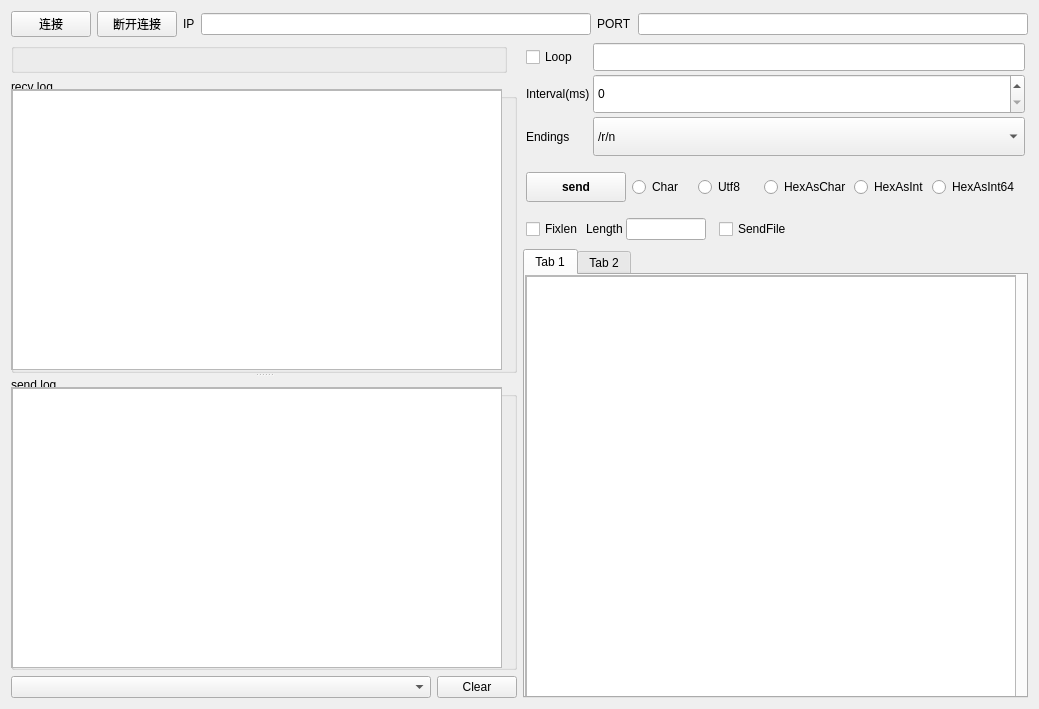
<?xml version="1.0" encoding="UTF-8"?>
<ui version="4.0">
 <class>clientUI</class>
 <widget class="QWidget" name="clientUI">
  <property name="geometry">
   <rect>
    <x>0</x>
    <y>0</y>
    <width>1039</width>
    <height>709</height>
   </rect>
  </property>
  <property name="windowTitle">
   <string>Form</string>
  </property>
  <layout class="QGridLayout" name="gridLayout_7">
   <item row="0" column="0">
    <layout class="QHBoxLayout" name="horizontalLayout">
     <item>
      <widget class="QPushButton" name="ConnectpushButton">
       <property name="text">
        <string>连接</string>
       </property>
      </widget>
     </item>
     <item>
      <widget class="QPushButton" name="DisconnectpushButton">
       <property name="text">
        <string>断开连接</string>
       </property>
      </widget>
     </item>
     <item>
      <widget class="QLabel" name="iplabel">
       <property name="text">
        <string>IP</string>
       </property>
      </widget>
     </item>
     <item>
      <widget class="QLineEdit" name="iplineEdit">
       <property name="clearButtonEnabled">
        <bool>false</bool>
       </property>
      </widget>
     </item>
     <item>
      <widget class="QLabel" name="portlabel">
       <property name="text">
        <string>PORT</string>
       </property>
      </widget>
     </item>
     <item>
      <widget class="QLineEdit" name="portlineEdit"/>
     </item>
    </layout>
   </item>
   <item row="1" column="0">
    <layout class="QHBoxLayout" name="horizontalLayout_6">
     <item>
      <layout class="QVBoxLayout" name="verticalLayout_4">
       <item>
        <widget class="QGroupBox" name="groupBox_LogSetting_2">
         <property name="minimumSize">
          <size>
           <width>496</width>
           <height>30</height>
          </size>
         </property>
         <property name="maximumSize">
          <size>
           <width>496</width>
           <height>30</height>
          </size>
         </property>
         <property name="title">
          <string/>
         </property>
        </widget>
       </item>
       <item>
        <widget class="QSplitter" name="splitter_2">
         <property name="orientation">
          <enum>Qt::Vertical</enum>
         </property>
         <widget class="QGroupBox" name="groupBox_Rec_2">
          <property name="title">
           <string>recv log</string>
          </property>
          <widget class="QScrollArea" name="scrollArea">
           <property name="geometry">
            <rect>
             <x>0</x>
             <y>10</y>
             <width>491</width>
             <height>281</height>
            </rect>
           </property>
           <property name="widgetResizable">
            <bool>true</bool>
           </property>
           <widget class="QWidget" name="scrollAreaWidgetContents">
            <property name="geometry">
             <rect>
              <x>0</x>
              <y>0</y>
              <width>489</width>
              <height>279</height>
             </rect>
            </property>
            <widget class="QPlainTextEdit" name="recvlog_plainTextEdit">
             <property name="geometry">
              <rect>
               <x>0</x>
               <y>0</y>
               <width>491</width>
               <height>281</height>
              </rect>
             </property>
             <property name="readOnly">
              <bool>true</bool>
             </property>
            </widget>
           </widget>
          </widget>
         </widget>
         <widget class="QGroupBox" name="groupBox_Send_2">
          <property name="title">
           <string>send log</string>
          </property>
          <widget class="QScrollArea" name="scrollArea_2">
           <property name="geometry">
            <rect>
             <x>0</x>
             <y>10</y>
             <width>491</width>
             <height>281</height>
            </rect>
           </property>
           <property name="widgetResizable">
            <bool>true</bool>
           </property>
           <widget class="QWidget" name="scrollAreaWidgetContents_2">
            <property name="geometry">
             <rect>
              <x>0</x>
              <y>0</y>
              <width>489</width>
              <height>279</height>
             </rect>
            </property>
            <widget class="QPlainTextEdit" name="sendlog_plainTextEdit">
             <property name="geometry">
              <rect>
               <x>0</x>
               <y>0</y>
               <width>491</width>
               <height>281</height>
              </rect>
             </property>
             <property name="readOnly">
              <bool>true</bool>
             </property>
            </widget>
           </widget>
          </widget>
         </widget>
        </widget>
       </item>
       <item>
        <layout class="QHBoxLayout" name="horizontalLayout_7" stretch="1,0">
         <item>
          <widget class="QComboBox" name="comboBox_History_2">
           <property name="maximumSize">
            <size>
             <width>16777215</width>
             <height>30</height>
            </size>
           </property>
           <property name="maxCount">
            <number>20</number>
           </property>
          </widget>
         </item>
         <item>
          <widget class="QPushButton" name="pushButton_clear_2">
           <property name="text">
            <string>Clear</string>
           </property>
          </widget>
         </item>
        </layout>
       </item>
      </layout>
     </item>
     <item>
      <layout class="QVBoxLayout" name="verticalLayout_5" stretch="0,1">
       <item>
        <widget class="QWidget" name="widget_sendOption_2" native="true">
         <property name="sizePolicy">
          <sizepolicy hsizetype="Expanding" vsizetype="Expanding">
           <horstretch>0</horstretch>
           <verstretch>0</verstretch>
          </sizepolicy>
         </property>
         <property name="minimumSize">
          <size>
           <width>0</width>
           <height>200</height>
          </size>
         </property>
         <property name="maximumSize">
          <size>
           <width>16777215</width>
           <height>200</height>
          </size>
         </property>
         <layout class="QVBoxLayout" name="verticalLayout_6" stretch="2,1,0">
          <property name="spacing">
           <number>3</number>
          </property>
          <property name="leftMargin">
           <number>3</number>
          </property>
          <property name="topMargin">
           <number>0</number>
          </property>
          <property name="rightMargin">
           <number>3</number>
          </property>
          <property name="bottomMargin">
           <number>3</number>
          </property>
          <item>
           <layout class="QGridLayout" name="gridLayout_2">
            <item row="0" column="0">
             <widget class="QCheckBox" name="checkBox_sendLoop_2">
              <property name="text">
               <string>Loop</string>
              </property>
             </widget>
            </item>
            <item row="0" column="1">
             <widget class="QLineEdit" name="lineEdit_looptime_2">
              <property name="sizePolicy">
               <sizepolicy hsizetype="Expanding" vsizetype="Preferred">
                <horstretch>0</horstretch>
                <verstretch>0</verstretch>
               </sizepolicy>
              </property>
              <property name="minimumSize">
               <size>
                <width>0</width>
                <height>28</height>
               </size>
              </property>
              <property name="inputMask">
               <string/>
              </property>
             </widget>
            </item>
            <item row="1" column="0">
             <widget class="QLabel" name="label_5">
              <property name="text">
               <string>Interval(ms)</string>
              </property>
             </widget>
            </item>
            <item row="1" column="1">
             <widget class="QSpinBox" name="spinBox_waitTime_2">
              <property name="sizePolicy">
               <sizepolicy hsizetype="Expanding" vsizetype="Preferred">
                <horstretch>0</horstretch>
                <verstretch>0</verstretch>
               </sizepolicy>
              </property>
              <property name="minimumSize">
               <size>
                <width>0</width>
                <height>28</height>
               </size>
              </property>
              <property name="minimum">
               <number>0</number>
              </property>
              <property name="maximum">
               <number>1000000</number>
              </property>
              <property name="singleStep">
               <number>100</number>
              </property>
             </widget>
            </item>
            <item row="2" column="0">
             <widget class="QLabel" name="label_6">
              <property name="text">
               <string>Endings</string>
              </property>
             </widget>
            </item>
            <item row="2" column="1">
             <widget class="QComboBox" name="comboBox_EndChar_2">
              <property name="sizePolicy">
               <sizepolicy hsizetype="Expanding" vsizetype="Preferred">
                <horstretch>0</horstretch>
                <verstretch>0</verstretch>
               </sizepolicy>
              </property>
              <property name="minimumSize">
               <size>
                <width>0</width>
                <height>28</height>
               </size>
              </property>
              <item>
               <property name="text">
                <string>/r/n</string>
               </property>
              </item>
              <item>
               <property name="text">
                <string>/r</string>
               </property>
              </item>
              <item>
               <property name="text">
                <string>/n</string>
               </property>
              </item>
              <item>
               <property name="text">
                <string>NA</string>
               </property>
              </item>
             </widget>
            </item>
           </layout>
          </item>
          <item>
           <layout class="QHBoxLayout" name="horizontalLayout_8">
            <property name="spacing">
             <number>0</number>
            </property>
            <item>
             <widget class="QPushButton" name="pushButton_send_2">
              <property name="minimumSize">
               <size>
                <width>0</width>
                <height>30</height>
               </size>
              </property>
              <property name="maximumSize">
               <size>
                <width>100</width>
                <height>30</height>
               </size>
              </property>
              <property name="font">
               <font>
                <weight>75</weight>
                <bold>true</bold>
               </font>
              </property>
              <property name="text">
               <string>send</string>
              </property>
             </widget>
            </item>
            <item>
             <widget class="QWidget" name="widget_2" native="true">
              <layout class="QGridLayout" name="gridLayout_5">
               <property name="leftMargin">
                <number>6</number>
               </property>
               <property name="topMargin">
                <number>6</number>
               </property>
               <property name="rightMargin">
                <number>6</number>
               </property>
               <property name="bottomMargin">
                <number>6</number>
               </property>
               <property name="spacing">
                <number>3</number>
               </property>
               <item row="0" column="0">
                <layout class="QGridLayout" name="gridLayout_6">
                 <item row="0" column="0">
                  <widget class="QRadioButton" name="rbChar_2">
                   <property name="text">
                    <string>Char</string>
                   </property>
                  </widget>
                 </item>
                 <item row="0" column="1">
                  <widget class="QRadioButton" name="rbUtf8_2">
                   <property name="text">
                    <string>Utf8</string>
                   </property>
                  </widget>
                 </item>
                 <item row="0" column="4">
                  <widget class="QRadioButton" name="rbHexAsInt64_2">
                   <property name="sizePolicy">
                    <sizepolicy hsizetype="Maximum" vsizetype="Fixed">
                     <horstretch>0</horstretch>
                     <verstretch>0</verstretch>
                    </sizepolicy>
                   </property>
                   <property name="text">
                    <string>HexAsInt64</string>
                   </property>
                  </widget>
                 </item>
                 <item row="0" column="2">
                  <widget class="QRadioButton" name="rbHexAsChar_2">
                   <property name="text">
                    <string>HexAsChar</string>
                   </property>
                  </widget>
                 </item>
                 <item row="0" column="3">
                  <widget class="QRadioButton" name="rbHexAsInt_2">
                   <property name="text">
                    <string>HexAsInt</string>
                   </property>
                  </widget>
                 </item>
                </layout>
               </item>
              </layout>
             </widget>
            </item>
           </layout>
          </item>
          <item>
           <layout class="QHBoxLayout" name="horizontalLayout_9">
            <item>
             <widget class="QCheckBox" name="cbFixLen_2">
              <property name="sizePolicy">
               <sizepolicy hsizetype="Fixed" vsizetype="Fixed">
                <horstretch>0</horstretch>
                <verstretch>0</verstretch>
               </sizepolicy>
              </property>
              <property name="text">
               <string>Fixlen</string>
              </property>
             </widget>
            </item>
            <item>
             <widget class="QLabel" name="lbfixlen_2">
              <property name="sizePolicy">
               <sizepolicy hsizetype="Fixed" vsizetype="Preferred">
                <horstretch>0</horstretch>
                <verstretch>0</verstretch>
               </sizepolicy>
              </property>
              <property name="text">
               <string>Length</string>
              </property>
             </widget>
            </item>
            <item>
             <widget class="QLineEdit" name="leFixLen_2">
              <property name="sizePolicy">
               <sizepolicy hsizetype="Fixed" vsizetype="Preferred">
                <horstretch>0</horstretch>
                <verstretch>0</verstretch>
               </sizepolicy>
              </property>
              <property name="maximumSize">
               <size>
                <width>80</width>
                <height>16777215</height>
               </size>
              </property>
             </widget>
            </item>
            <item>
             <spacer name="horizontalSpacer_2">
              <property name="orientation">
               <enum>Qt::Horizontal</enum>
              </property>
              <property name="sizeType">
               <enum>QSizePolicy::Fixed</enum>
              </property>
              <property name="sizeHint" stdset="0">
               <size>
                <width>10</width>
                <height>20</height>
               </size>
              </property>
             </spacer>
            </item>
            <item>
             <widget class="QCheckBox" name="checkBox_SendFile_2">
              <property name="text">
               <string>SendFile</string>
              </property>
             </widget>
            </item>
           </layout>
          </item>
         </layout>
        </widget>
       </item>
       <item>
        <widget class="QTabWidget" name="tabWidget_content_2">
         <property name="minimumSize">
          <size>
           <width>300</width>
           <height>0</height>
          </size>
         </property>
         <property name="maximumSize">
          <size>
           <width>16777215</width>
           <height>16777215</height>
          </size>
         </property>
         <property name="currentIndex">
          <number>0</number>
         </property>
         <widget class="QWidget" name="tab_3">
          <attribute name="title">
           <string>Tab 1</string>
          </attribute>
          <widget class="QScrollArea" name="scrollArea_3">
           <property name="geometry">
            <rect>
             <x>0</x>
             <y>0</y>
             <width>491</width>
             <height>431</height>
            </rect>
           </property>
           <property name="widgetResizable">
            <bool>true</bool>
           </property>
           <widget class="QWidget" name="scrollAreaWidgetContents_4">
            <property name="geometry">
             <rect>
              <x>0</x>
              <y>0</y>
              <width>489</width>
              <height>429</height>
             </rect>
            </property>
            <widget class="QPlainTextEdit" name="send_plainTextEdit">
             <property name="geometry">
              <rect>
               <x>0</x>
               <y>0</y>
               <width>491</width>
               <height>421</height>
              </rect>
             </property>
            </widget>
           </widget>
          </widget>
         </widget>
         <widget class="QWidget" name="tab_4">
          <attribute name="title">
           <string>Tab 2</string>
          </attribute>
         </widget>
        </widget>
       </item>
      </layout>
     </item>
    </layout>
   </item>
  </layout>
 </widget>
 <resources/>
 <connections/>
</ui>
